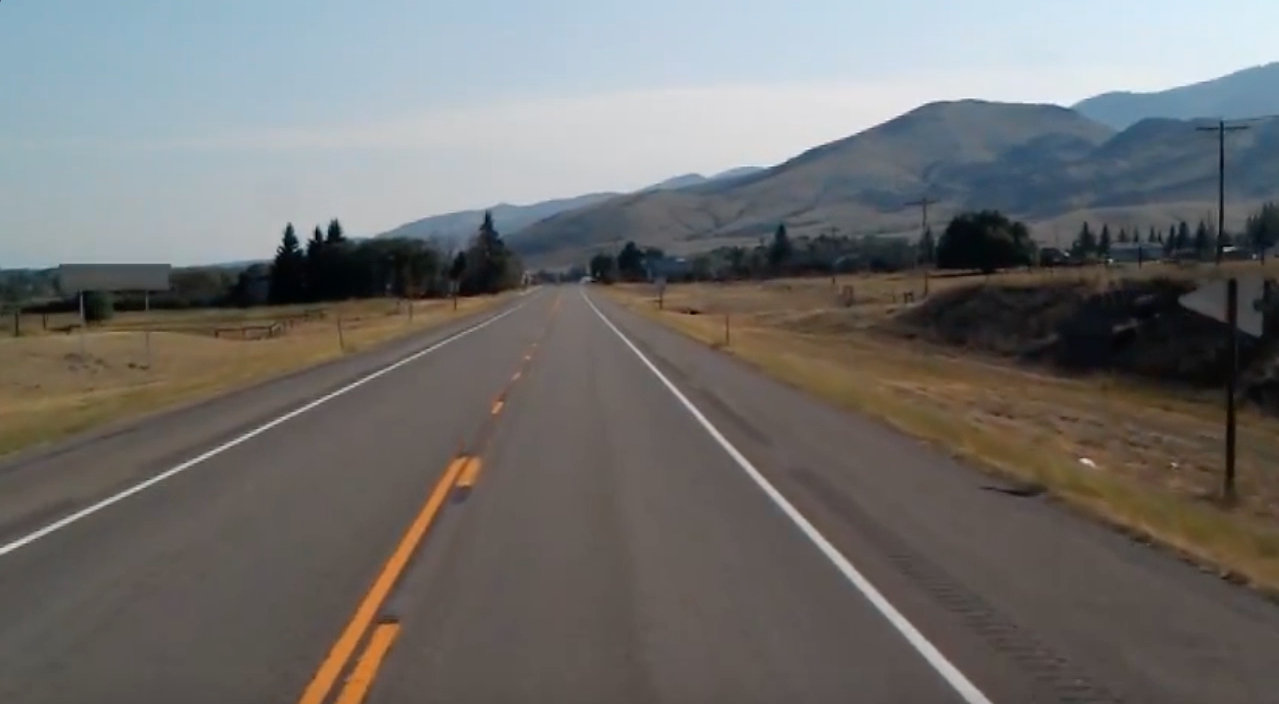
#> input picture laneDetection/test_image.jpg, 1279 x 704 px
$ jupyter execute findingLanes.ipynb   (text cells are left out)
#> lines starting #> are read from the running program, lines starting #| are printed output that depends on the picture; after the words box and inside, x2 and y2 are one past the last pixel; in counts of white or black regions, pixels touching at a corner belong together; pictures that were not available may be replaced by others from this repository, and a replacement may not be noted
[cell 1]
import cv2
import matplotlib.pyplot as plt
import matplotlib.image as mpimg
import matplotlib.gridspec as gs
import numpy as np

[cell 2]
def ROI(img):
    """returns the region of interest mask for an image"""
    h = img.shape[0]
    #here are the points set for the polygon, since there are 4 points this is a 4 sided poly
    trapezoid = np.array([[(200,h), (1100,h), (750, 300), (500, 300)]])
    mask = np.zeros_like(img)
    cv2.fillPoly(mask, trapezoid, (255, 255,255))
    return mask

def RGBImage(img):
    """
    used for displaying images in matplotlib that are read with cv2. cv2 colorspace is bgr and normal is rgb.
    this works fine on my desktop but doesnt work on my laptop (due to version issues of course)
    """
    try:
        return cv2.cvtColor(img, cv2.COLOR_BGR2RGB)
    except:
        return img

def Canny(img):
    """
    Converts an image to gray scale, applies a gaussian blur (to reduce image noise),
    then dilates the image to increase the line size / weight, and finally returns the canny.
    """
    gray = cv2.cvtColor(img, cv2.COLOR_BGR2GRAY)
    blur = cv2.GaussianBlur(gray, (9,9), 0)
    can = cv2.Canny(blur, 40, 120)
    ero = cv2.dilate(can, (11,11), iterations=5)
    return ero

def maskLines(img, lines):
    """
    returns a mask of the same size as <@param img>, with the <@param lines> found
    TODO: add the hough transform code here, not in the main
    """
    lineImg = np.zeros_like(img)
    if lines is not None:
        for line in lines:
            x1, y1, x2, y2 = line.reshape(4)
            cv2.line(lineImg, (x1, y1), (x2, y2), (0,255,0), 10)
    return lineImg

def avgMB(img, lines):
    """
    smoothes the different <@param lines> using np.polyfit
    """
    leftFit = []
    rightFit = []
    for line in lines:
        x1, y1, x2, y2 = line.reshape(4)
        m,b = np.polyfit((x1,x2), (y1,y2), 1)
        if(m < 0):
            leftFit.append((m, b))
        else:
            rightFit.append((m,b))

    avgLeftMB = np.average(leftFit, axis=0)
    avgRightMB = np.average(rightFit, axis=0)
    leftLine = unpackLine(img, avgLeftMB)
    rightLine = unpackLine(img, avgRightMB)
    return np.array([leftLine, rightLine])

def unpackLine(img, lineParams):
    """
    returns x1,y1,x2,y2 for a line
    """
    m,b = lineParams
    #the start of the lines is the bottom of the image (i.e. its height)
    y1 = img.shape[0]
    #the end of the lines will be 1/2 the way up the image, play with this value!
    y2 = int(y1*.5)
    x1 = int((y1 - b) / m)
    x2 = int((y2 - b) / m)
    return np.array([x1,y1,x2,y2])

[cell 3]
img = cv2.imread("test_image.jpg")
#> img is the input picture: shape (704, 1279, 3); mean B, G, R 109.7, 111.3, 112.3
rgbImg = RGBImage(img)
gray = cv2.cvtColor(img, cv2.COLOR_BGR2GRAY)
blur = cv2.GaussianBlur(gray, (9,9), 0)
cny = Canny(img)
#> in Canny, `can = cv2.Canny(blur, 40, 120)`:
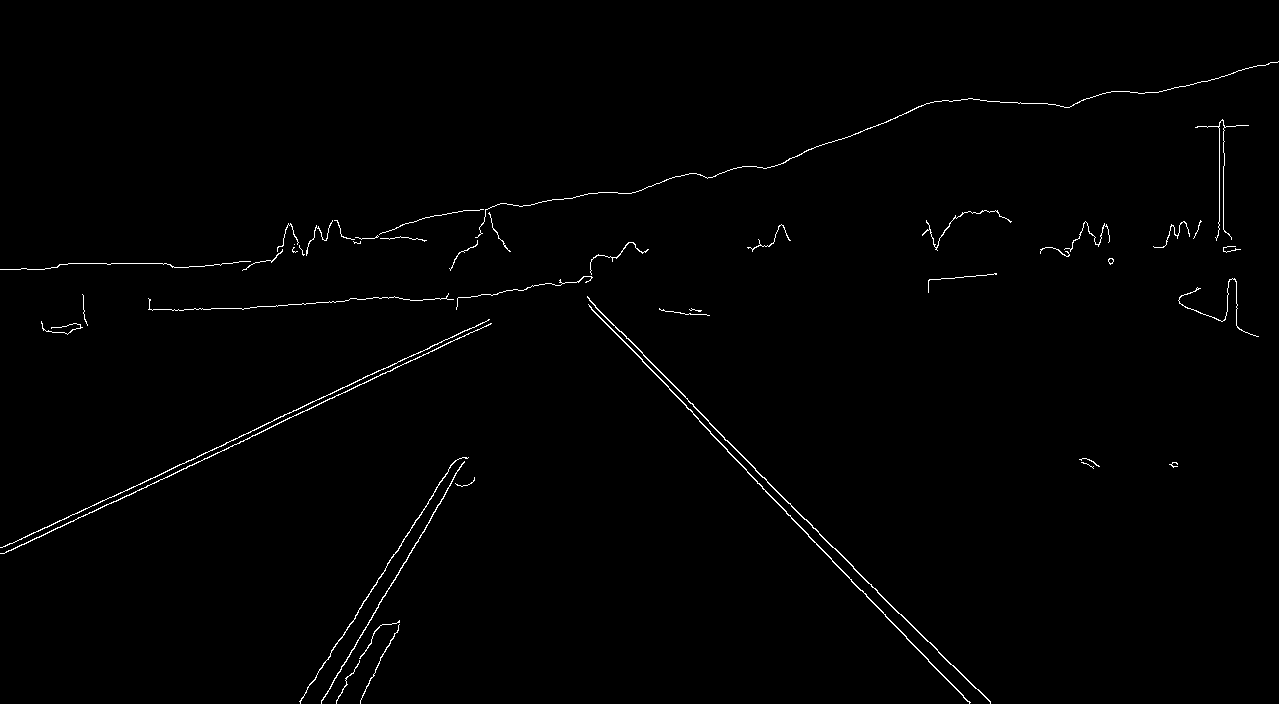
#> can: shape (704, 1279); 0.85% white in thin lines or dots
#> in Canny, `ero = cv2.dilate(can, (11,11), iterations=5)`: ero: shape (704, 1279); 3.5% white; 26 white regions, largest, box (x1, y1, x2, y2) and area: (0, 319, 492, 559) 5776, (587, 296, 991, 704) 5443, (449, 61, 1279, 276) 5274

mask1 = ROI(img)
#> in ROI, `cv2.fillPoly(mask, trapezoid, (255, 255,255))`: mask: shape (704, 1279, 3); 25.8% white; 1 white region, box (x1, y1, x2, y2) and area: (200, 300, 1101, 704) 232704
maskedImg = cv2.bitwise_and(rgbImg, mask1)

mask2 = ROI(cny)
maskedCny = cv2.bitwise_and(cny, mask2)
#> maskedCny: shape (704, 1279); 1% white; 5 white regions, box (x1, y1, x2, y2) and area: (587, 300, 991, 704) 5434, (299, 457, 475, 704) 2432, (336, 620, 400, 704) 757, (659, 308, 710, 321) 366, (472, 319, 492, 338) 143

[cell 4]
fig = plt.figure(figsize=(12,12))
gs1 = gs.GridSpec(3,3)
gs1.update(hspace=0.0)
cols = 3
rows = 3
fig.add_subplot(rows, cols, 1)
plt.imshow(rgbImg)
fig.add_subplot(rows, cols, 2)
plt.imshow(gray, cmap='gray')
fig.add_subplot(rows, cols, 3)
plt.imshow(blur, cmap='gray')
fig.add_subplot(rows, cols, 4)
plt.imshow(cny, cmap='gray')
fig.add_subplot(rows, cols, 5)
plt.imshow(mask1)
fig.add_subplot(rows, cols, 6)
plt.imshow(maskedImg)
fig.add_subplot(rows, cols, 7)
plt.imshow(maskedCny, cmap='gray')

[cell 5]
origSize = plt.rcParams["figure.figsize"]
plt.rcParams["figure.figsize"] = [origSize[0]*2, origSize[1]*2]
plt.imshow(maskedCny)
plt.rcParams["figure.figsize"] = origSize

[cell 6]
lines = cv2.HoughLinesP(maskedCny, 9, np.pi/180, 100, np.array([]), minLineLength=100, maxLineGap=15 )
#> lines = 15 rows, first 6: [589, 300, 694, 412], [669, 394, 967, 703], [591, 314, 746, 469], [676, 387, 813, 533], [321, 703, 388, 588], [378, 578, 459, 458]

[cell 7]
lines.shape #see how m any lines are detected
#> Out = (15, 1, 4)

[cell 8]
lineBlack = maskLines(rgbImg, lines)
#> the loop in maskLines, `for line in lines:` made 15 passes
#> (x1, y1, x2, y2) on passes 1 to 12: (589, 300, 694, 412), (669, 394, 967, 703), (591, 314, 746, 469), (676, 387, 813, 533), (321, 703, 388, 588), (378, 578, 459, 458), (331, 650, 401, 550), (393, 587, 466, 457), (587, 300, 799, 519), (661, 376, 762, 477), (341, 640, 451, 464), (589, 307, 711, 433)
#> after the loop in maskLines, `for line in lines:`:
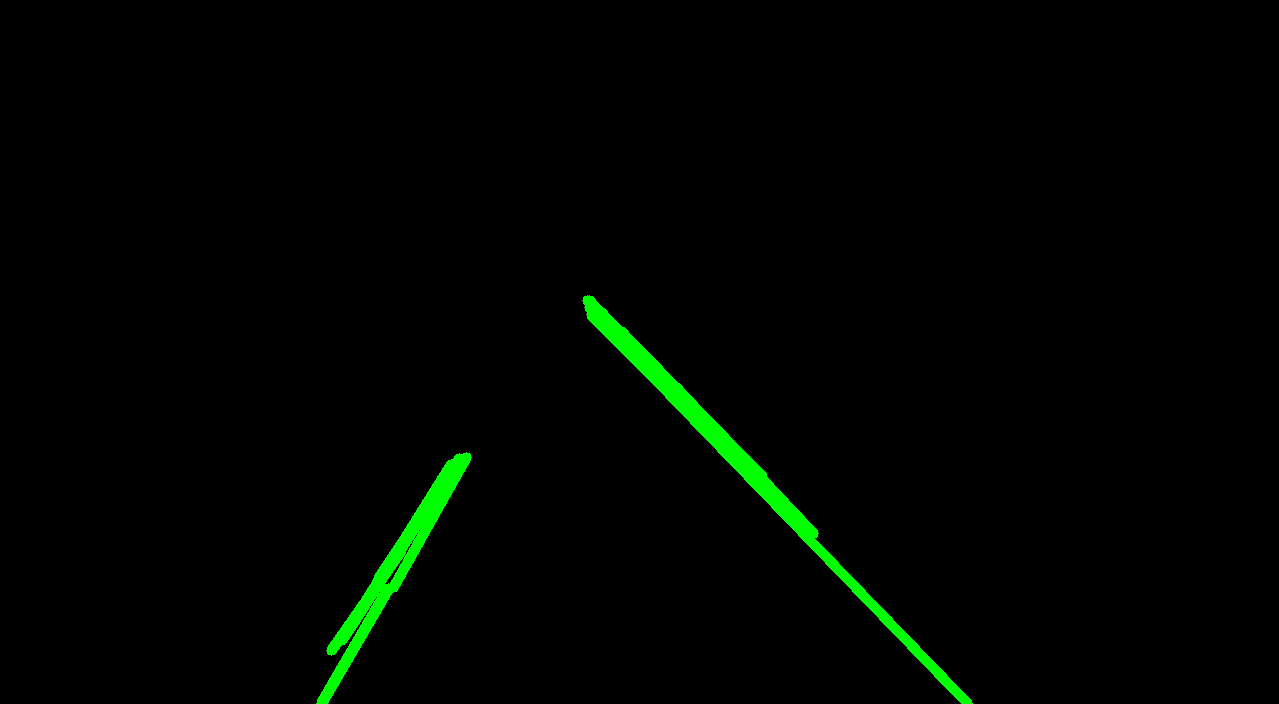
#> lineImg: shape (704, 1279, 3); mean of channels 0, 1, 2 0, 4.1, 0; drawn as B, G, R

[cell 9]
origSize = plt.rcParams["figure.figsize"]
plt.rcParams["figure.figsize"] = [origSize[0]*2, origSize[1]*2]
plt.imshow(lineBlack)
plt.rcParams["figure.figsize"] = origSize

[cell 10]
preFinalImg = cv2.addWeighted(rgbImg, 1.0, lineBlack, .8, 1)

[cell 11]
origSize = plt.rcParams["figure.figsize"]
plt.rcParams["figure.figsize"] = [origSize[0]*2, origSize[1]*2]
plt.imshow(preFinalImg)
plt.rcParams["figure.figsize"] = origSize

[cell 12]
avgLines = avgMB(rgbImg, lines)
#> the loop in avgMB, `for line in lines:` made 15 passes
#> (x1, y1, x2, y2, m, b) on passes 1 to 12: (589, 300, 694, 412, 1.07, -328.3), (669, 394, 967, 703, 1.04, -299.7), (591, 314, 746, 469, 1, -277), (676, 387, 813, 533, 1.07, -333.4), (321, 703, 388, 588, -1.72, 1254), (378, 578, 459, 458, -1.48, 1138), (331, 650, 401, 550, -1.43, 1122.9), (393, 587, 466, 457, -1.78, 1286.9), (587, 300, 799, 519, 1.03, -306.4), (661, 376, 762, 477, 1, -285), (341, 640, 451, 464, -1.6, 1185.6), (589, 307, 711, 433, 1.03, -301.3)
#> after the loop in avgMB, `for line in lines:`: leftFit = [(-1.72, 1254), (-1.48, 1138), (-1.43, 1122.9), (-1.78, 1286.9), (-1.6, 1185.6), (-1.55, 1170.7)]; rightFit = [(1.07, -328.3), (1.04, -299.7), (1, -277), (1.07, -333.4), (1.03, -306.4), (1, -285), (1.03, -301.3), (1.03, -307.6), (1.03, -308.1)]
#> in avgMB, `avgLeftMB = np.average(leftFit, axis=0)`: avgLeftMB = [-1.59, 1193]
#> in avgMB, `avgRightMB = np.average(rightFit, axis=0)`: avgRightMB = [1.03, -305.2]
#> in unpackLine, `m,b = lineParams`: m = -1.59; b = 1193
#> in unpackLine, `x1 = int((y1 - b) / m)`: x1 = 306
#> in unpackLine, `x2 = int((y2 - b) / m)`: x2 = 527
#> in avgMB, `leftLine = unpackLine(img, avgLeftMB)`: leftLine = [306, 704, 527, 352]
#> in avgMB, `rightLine = unpackLine(img, avgRightMB)`: rightLine = [977, 704, 636, 352]
#> avgLines = [[306, 704, 527, 352], [977, 704, 636, 352]]
avgLines
#> Out = [[306, 704, 527, 352], [977, 704, 636, 352]]

[cell 13]
lineBlackAvg = maskLines(rgbImg, avgLines)
#> the loop in maskLines (call 2), `for line in lines:` made 2 passes

[cell 14]
origSize = plt.rcParams["figure.figsize"]
plt.rcParams["figure.figsize"] = [origSize[0]*2, origSize[1]*2]
plt.imshow(lineBlackAvg)
plt.rcParams["figure.figsize"] = origSize

[cell 15]
finalImg = cv2.addWeighted(rgbImg, 1.0, lineBlackAvg, .8, 1)

[cell 16]
origSize = plt.rcParams["figure.figsize"]
plt.rcParams["figure.figsize"] = [origSize[0]*2, origSize[1]*2]
plt.imshow(finalImg)
plt.rcParams["figure.figsize"] = origSize

[cell 17]
cap = cv2.VideoCapture("test2.mp4")
print(cap)
#> (printed output is left out)
while(cap.isOpened()):
    ret, frame = cap.read()
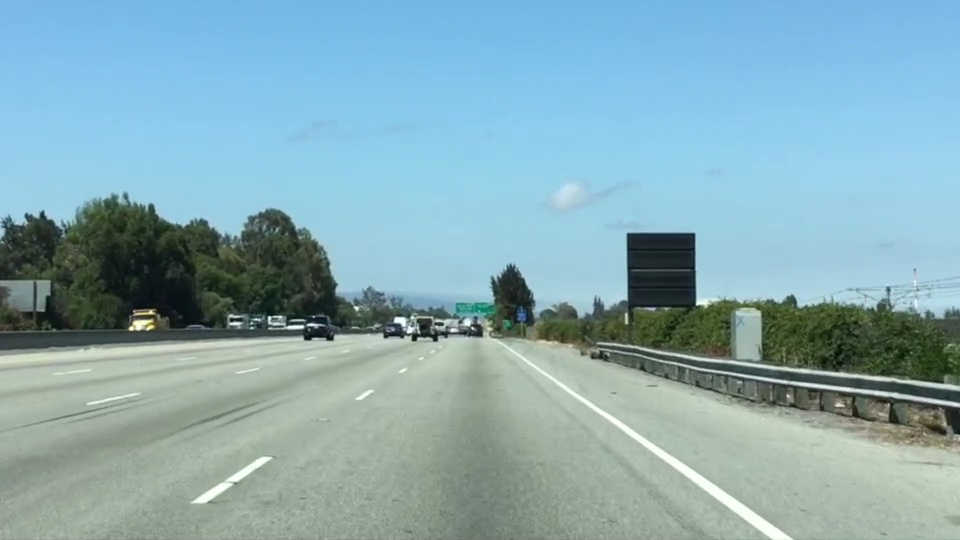
#> input picture garbage udemy class maybe useful code snippets/Section3/image_lane_c.jpg, 960 x 540 px, given in place of test2.mp4, which was not available
#> frame is the input picture: shape (540, 960, 3); mean B, G, R 179.2, 171.1, 135.5
    cny = Canny(frame)
#> in Canny (call 2), `gray = cv2.cvtColor(img, cv2.COLOR_BGR2GRAY)`:
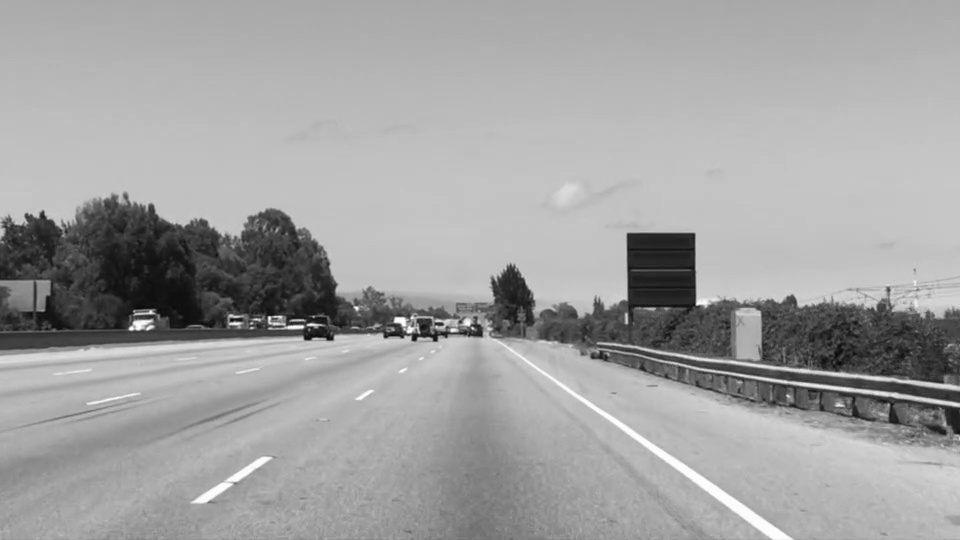
#> gray: shape (540, 960); min 6, max 254, mean 161.4
#> in Canny (call 2), `can = cv2.Canny(blur, 40, 120)`: can: shape (540, 960); 1.6% white in thin lines or dots, all inside (x1, y1, x2, y2) = (0, 192, 960, 540)
#> in Canny (call 2), `ero = cv2.dilate(can, (11,11), iterations=5)`: ero: shape (540, 960); 6.8% white; 21 white regions (1 under 20 px), largest, box (x1, y1, x2, y2) and area: (484, 265, 960, 540) 18073, (0, 302, 491, 361) 6737, (110, 192, 393, 317) 2478
    msk = ROI(cny)
#> in ROI (call 3), `cv2.fillPoly(mask, trapezoid, (255, 255,255))`: mask: shape (540, 960); 25.3% white; 1 white region, box (x1, y1, x2, y2) and area: (201, 300, 960, 540) 131190
    mskCny = cv2.bitwise_and(cny, msk)
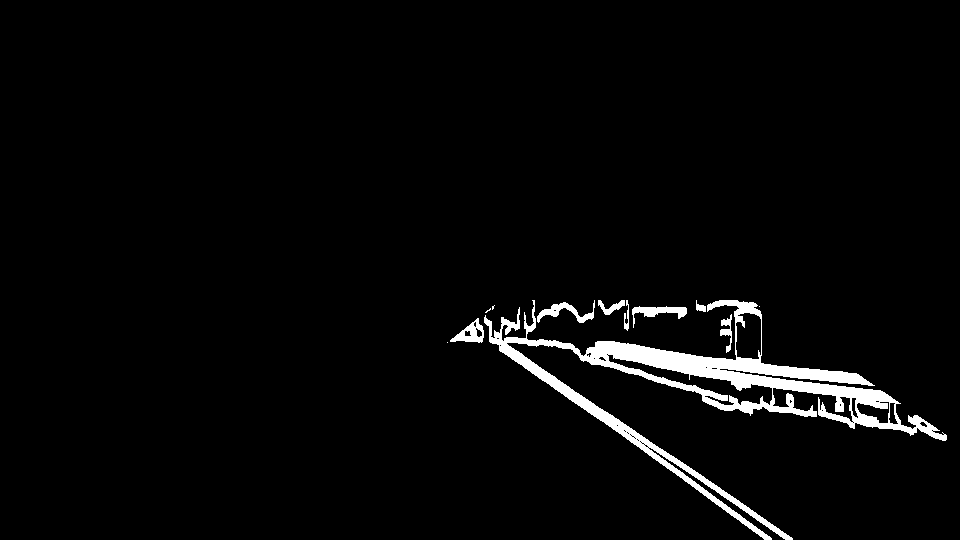
#> mskCny: shape (540, 960); 3.2% white; 12 white regions (4 under 20 px), largest, box (x1, y1, x2, y2) and area: (484, 300, 947, 540) 14772, (537, 300, 595, 323) 433, (632, 306, 687, 328) 431
    lines = cv2.HoughLinesP(mskCny, 9, np.pi/180, 100, np.array([]), minLineLength=100, maxLineGap=15)
#> lines = 48 rows, first 6: [591, 347, 895, 400], [469, 326, 755, 512], [595, 345, 820, 380], [465, 328, 772, 388], [668, 385, 814, 416], [810, 409, 946, 435]
    try:
        avgLines = avgMB(frame, lines)
#> the loop in avgMB (call 2), `for line in lines:` made 48 passes
#> (x1, y1, x2, y2, m, b) on passes 1 to 12: (591, 347, 895, 400, 0.174, 244), (469, 326, 755, 512, 0.65, 20.99), (595, 345, 820, 380, 0.156, 252.4), (465, 328, 772, 388, 0.195, 237.1), (668, 385, 814, 416, 0.212, 243.2), (810, 409, 946, 435, 0.191, 254.1), (611, 341, 854, 383, 0.173, 235.4), (490, 340, 762, 531, 0.702, -4.08), (576, 316, 686, 312, -0.0364, 336.9), (605, 314, 712, 308, -0.0561, 347.9), (811, 406, 932, 425, 0.157, 278.7), (653, 364, 899, 403, 0.159, 260.5)
#> avgLines = [[-3714, 540, 1432, 270], [1085, 540, 344, 270]]
        maskLinesAvg = maskLines(frame, avgLines)
        result = cv2.addWeighted(frame, 1.0, maskLinesAvg, .8, 1)
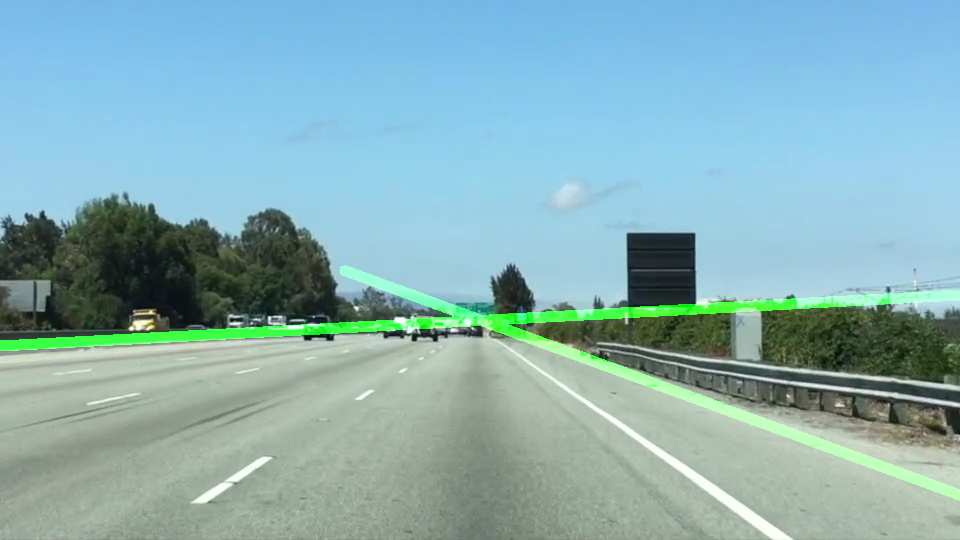
#> result: shape (540, 960, 3); mean B, G, R 180.2, 176, 136.5
        cv2.imshow('res', result)
    except Exception as e: #i.e. when there is nothing else in the stream to read
        break
    if(cv2.waitKey(1) == ord('q')):
#> (key q is pressed here)
       break
cap.release()
cv2.destroyAllWindows()
